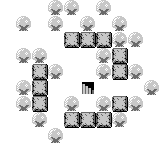

A level layout from a 2D game, rendered from its tile map. Below: a short description, then the map file with its tile-grid data intact:
An orthogonal 10x9 tile map with 16x16 px tiles, 1 tile layer (Tile Layer 1).

<map version="1.10" tiledversion="1.10.2" orientation="orthogonal" renderorder="right-down" width="10" height="9" tilewidth="16" tileheight="16" infinite="0" nextlayerid="2" nextobjectid="1">
 <editorsettings>
  <export target="sketch-1-south-entrance.json" format="json" />
 </editorsettings>
 <tileset firstgid="1" source="valley-graphics-16x16-dungeon.tsx" />
 <layer id="1" name="Tile Layer 1" width="10" height="9">
  <data encoding="csv">
1,1,1,2,2,1,2,1,1,1,
1,2,1,2,1,2,1,2,1,1,
1,1,1,1,4,4,4,2,2,1,
1,2,2,1,1,1,2,4,1,1,
1,1,4,2,1,1,2,4,2,1,
1,2,4,1,1,14,1,1,1,2,
1,2,4,1,2,1,2,4,2,1,
1,1,2,1,4,4,4,2,1,1,
1,1,1,2,1,1,1,1,1,1
</data>
 </layer>
</map>
